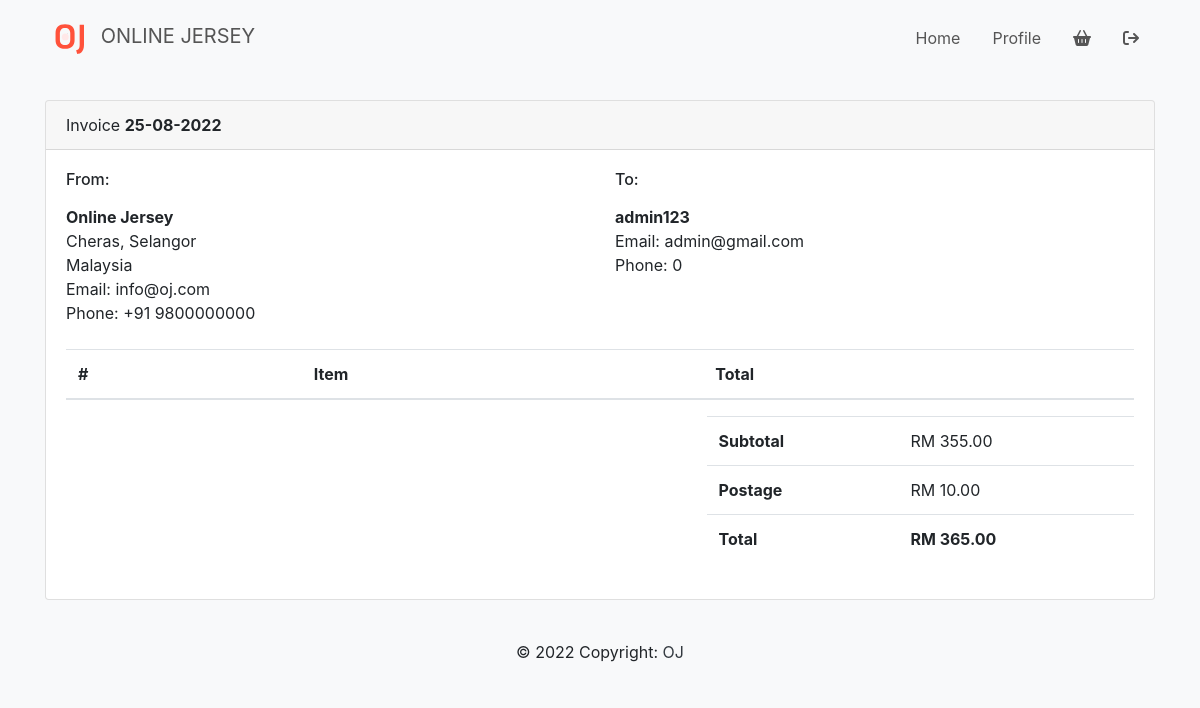
The page /products/invoice.php (signed in) on the database its author committed.
### tables this page shows
CREATE TABLE `user` (
  `user_id` int NOT NULL,
  `role_id` int DEFAULT NULL,
  `user_name` varchar(255) NOT NULL,
  `user_contact` int NOT NULL,
  `user_address` varchar(255) NOT NULL,
  `user_password` varchar(255) NOT NULL,
  `user_email` varchar(200) DEFAULT NULL
);

### products/invoice.php (the view, shortened to what this page needs)
<?php
include('connection.php');
if (isset ($_SESSION["id"])) {
?>
<!doctype html>
<html lang="en">
  <head>
    <?php include('layouts/header.php') ?>
  </head>
  <body class="bg-light">
      <?php include('layouts/navbar.php'); ?>
  <div class="container">
        <div class="card">
            <div class="card-header">
                Invoice
                <strong><?php echo date("d-m-Y") ?></strong>
            </div>
            <div class="card-body">
                <div class="row mb-4">
                    <div class="col-sm-6">
                        <h6 class="mb-3">From:</h6>
                        <div>
                            <strong>Online Jersey</strong>
                        </div>
                        <div>Cheras, Selangor</div>
                        <div>Malaysia</div>
                        <div>Email: info@oj.com</div>
                        <div>Phone: +91 9800000000</div>
                    </div>
                    <div class="col-sm-6">
                        <?php
                        $sql = mysqli_query($conn, "select * from user where user_id='".$_SESSION["id"]."'");
                        while($data=mysqli_fetch_array($sql, MYSQLI_BOTH))
                        {
                        ?>
                        <h6 class="mb-3">To:</h6>
                        <div>
                            <strong><?php echo $data['user_name']?></strong>
                        </div>
                        <div>Email: <?php echo $data['user_email']?></div>
                        <div>Phone: <?php echo $data['user_contact']?></div>
                        <?php
                        }
                        ?>
                    </div>
                </div>
                <div class="table-responsive-sm">
                    <table class="table table-striped">
                        <thead>
                            <tr>
                                <th class="center">#</th>
                                <th>Item</th>
                                <th class="right">Total</th>
                            </tr>
                        </thead>
                    </table>
                </div>
                <div class="row">
                  <?php
                    $postage = 10.00;
                    $sql = "SELECT j.jersey_name, j.jersey_price, d.quantity,SUM(d.quantity) AS 'quantityTotal', SUM(d.quantity*j.jersey_price) AS 'Total' FROM order_details d JOIN jersey j ON j.jersey_id = d.jersey_id WHERE orders_id = (SELECT MAX(orders_id) FROM order_details)";
                    $qry=mysqli_query($conn,$sql);
                    $row=mysqli_num_rows($qry);
                    if($row > 0)
                    {
                      while($d = mysqli_fetch_assoc($qry))
                      {
                  ?>
                    <div class="col-lg-4 col-sm-5">
                    </div>
                    <div class="col-lg-5 col-sm-5 ml-auto">
                        <table class="table table-clear">
                            <tbody>
                                <tr>
                                    <td class="left">
                                        <strong>Subtotal</strong>
                                    </td>
                                    <td class="right">RM <?php echo $d['Total'];?></td>
                                </tr>
                                <tr>
                                    <td class="left">
                                        <strong>Postage</strong>
                                    </td>
                                    <td class="right">RM <?php echo number_format($postage, 2);?></td>
                                </tr>
                                <tr>
                                    <td class="left">
                                        <strong>Total</strong>
                                    </td>
                                    <td class="right">
                                        <strong>RM <?php echo number_format($d['Total'] + $postage,2);?></strong>
                                    </td>
                                </tr>
                            </tbody>
                        </table>
                    </div>
                  <?php
                    }
                  }
                  ?>
                </div>
            </div>
        </div>
    </div>
    <?php include('layouts/footer.php'); ?>
  </body>
</html>
<?php
}
?>

### rows shown on the page
user: user_name "admin123", user_email "admin@gmail.com", user_contact "0"

### other values the page prints
$d['Total'] "355.00"
$d['Total'] + $postage "365.00"
